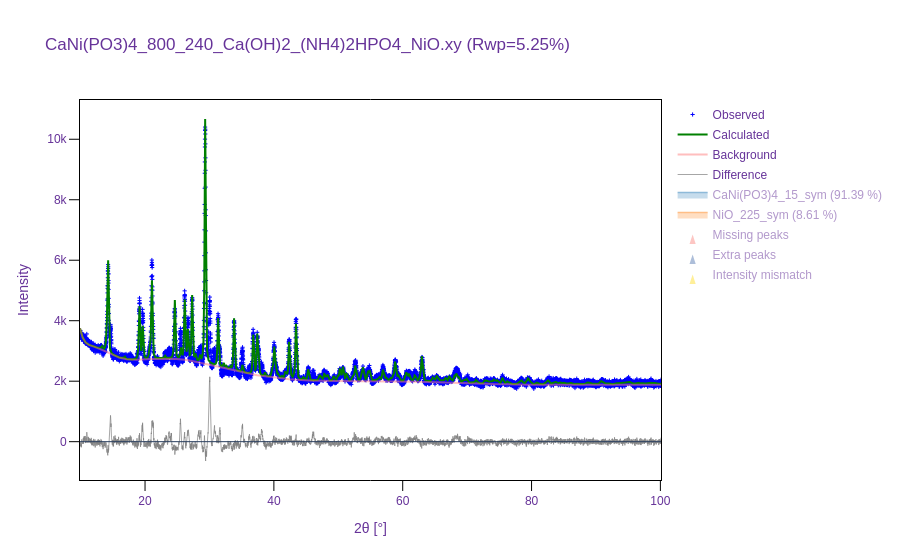

The notebook cell this image was saved under:
### Markdown cell above
### Visualization
You can call `visualize` to visualize the refinement results. The observed, calculated, and difference patterns will be plotted.

### Code cell
refinement.visualize()

### Figure 1 — Plotly figure (JSON) as saved in the notebook; plotly's stock layout.template omitted (floating-point values rounded to 4 significant figures; data arrays with more than 128 entries replaced by an {"elided": "..."} marker saying what was removed)
{"data": [{"marker": {"color": "blue", "size": 3, "symbol": "cross-thin-open"}, "mode": "markers", "name": "Observed", "type": "scatter", "x": {"elided": "8301 float values"}, "y": {"elided": "8301 int values"}}, {"line": {"color": "green", "width": 2}, "mode": "lines", "name": "Calculated", "type": "scatter", "x": {"elided": "8301 float values"}, "y": {"elided": "8301 float values"}}, {"line": {"color": "#FF7F7F", "width": 2}, "mode": "lines", "name": "Background", "opacity": 0.5, "type": "scatter", "x": {"elided": "8301 float values"}, "y": {"elided": "8301 float values"}}, {"hoverinfo": "skip", "line": {"color": "#808080", "width": 1}, "mode": "lines", "name": "Difference", "opacity": 0.7, "type": "scatter", "x": {"elided": "8301 float values"}, "y": {"elided": "8301 float values"}}, {"hoverinfo": "none", "legendgroup": "CaNi(PO3)4_15_sym", "line": {"color": "#1f77b4", "width": 0}, "mode": "lines", "showlegend": false, "type": "scatter", "x": {"elided": "8301 float values"}, "y": {"elided": "8301 float values"}}, {"fill": "tonexty", "legendgroup": "CaNi(PO3)4_15_sym", "line": {"color": "#1f77b4", "width": 1.5}, "mode": "lines", "name": "CaNi(PO3)4_15_sym (91.39 %)", "type": "scatter", "visible": "legendonly", "x": {"elided": "8301 float values"}, "y": {"elided": "8301 float values"}}, {"hovertemplate": "%{text}", "legendgroup": "CaNi(PO3)4_15_sym", "marker": {"color": "#1f77b4", "size": 5, "symbol": 142}, "mode": "markers", "name": "CaNi(PO3)4_15_sym (91.39 %)", "showlegend": false, "text": {"elided": "480 str values"}, "type": "scatter", "visible": "legendonly", "x": {"elided": "480 float values"}, "y": {"elided": "480 float values"}}, {"hoverinfo": "none", "legendgroup": "NiO_225_sym", "line": {"color": "#ff7f0e", "width": 0}, "mode": "lines", "showlegend": false, "type": "scatter", "x": {"elided": "8301 float values"}, "y": {"elided": "8301 float values"}}, {"fill": "tonexty", "legendgroup": "NiO_225_sym", "line": {"color": "#ff7f0e", "width": 1.5}, "mode": "lines", "name": "NiO_225_sym (8.61 %)", "type": "scatter", "visible": "legendonly", "x": {"elided": "8301 float values"}, "y": {"elided": "8301 float values"}}, {"hovertemplate": "%{text}", "legendgroup": "NiO_225_sym", "marker": {"color": "#ff7f0e", "size": 5, "symbol": 142}, "mode": "markers", "name": "NiO_225_sym (8.61 %)", "showlegend": false, "text": ["37.42, 368.60", "43.44, 561.87", "62.97, 272.30", "75.45, 96.36", "79.43, 70.99", "95.01, 29.12"], "type": "scatter", "visible": "legendonly", "x": [37.42, 43.44, 62.97, 75.45, 79.43, 95.01], "y": [-3236.0, -3236.0, -3236.0, -3236.0, -3236.0, -3236.0]}, {"marker": {"color": "#f9726a", "opacity": 0.8, "size": 10, "symbol": 53}, "mode": "markers", "name": "Missing peaks", "showlegend": true, "text": ["14.67, 260.10", "15.37, 31.68", "17.74, 50.21", "23.76, 177.48", "24.08, 67.27", "28.31, 596.64", "29.74, 38.88", "30.03, 889.36", "30.81, 613.27", "32.89, 17.53", "34.38, 22.50", "35.45, 20.79", "36.18, 115.20", "38.12, 227.94", "46.09, 54.16", "35.10, 363.88", "41.89, 509.00", "28.64, 329.27", "41.89, 509.00", "23.22, 209.97"], "type": "scatter", "visible": "legendonly", "x": [14.67, 15.37, 17.74, 23.76, 24.08, 28.31, 29.74, 30.03, 30.81, 32.89, 34.38, 35.45, 36.18, 38.12, 46.09, 35.1, 41.89, 28.64, 41.89, 23.22], "y": [0.0, 0.0, 0.0, 0.0, 0.0, 0.0, 0.0, 0.0, 0.0, 0.0, 0.0, 0.0, 0.0, 0.0, 0.0, 0.0, 0.0, 0.0, 0.0, 0.0]}, {"hovertemplate": "%{text}", "marker": {"color": "#335da0", "opacity": 0.8, "size": 10, "symbol": 53}, "mode": "markers", "name": "Extra peaks", "showlegend": true, "text": ["50.73, 157.94", "50.24, 134.18", "67.19, 84.30", "51.25, 77.36"], "type": "scatter", "visible": "legendonly", "x": [50.73, 50.24, 67.19, 51.25], "y": [0.0, 0.0, 0.0, 0.0]}, {"hovertemplate": "%{text}", "marker": {"color": "#FFD700", "opacity": 0.8, "size": 10, "symbol": 53}, "mode": "markers", "name": "Intensity mismatch", "showlegend": true, "text": ["53.80, 0.00", "47.19, 0.00", "32.21, 0.00", "13.26, 0.00", "38.57, 0.00", "33.24, 0.00"], "type": "scatter", "visible": "legendonly", "x": [53.8, 47.19, 32.21, 13.26, 38.57, 33.24], "y": [0.0, 0.0, 0.0, 0.0, 0.0, 0.0]}], "layout": {"autosize": true, "font": {"color": "RebeccaPurple", "family": "Arial, sans-serif"}, "legend": {"title": {"text": ""}, "tracegroupgap": 1}, "plot_bgcolor": "white", "shapes": [{"line": {"width": 1}, "type": "line", "x0": 0, "x1": 1, "xref": "x domain", "y0": 0, "y1": 0, "yref": "y"}], "title": {"text": "CaNi(PO3)4_800_240_Ca(OH)2_(NH4)2HPO4_NiO.xy (Rwp=5.25%)"}, "xaxis": {"linecolor": "black", "linewidth": 1, "mirror": true, "range": [9.903, 100.1], "showline": true, "tickcolor": "black", "ticklen": 10, "ticks": "outside", "tickwidth": 1, "title": {"text": "2θ [°]"}}, "yaxis": {"linecolor": "black", "linewidth": 1, "mirror": true, "showline": true, "tickcolor": "black", "ticklen": 10, "ticks": "outside", "tickwidth": 1, "title": {"text": "Intensity"}}}}
